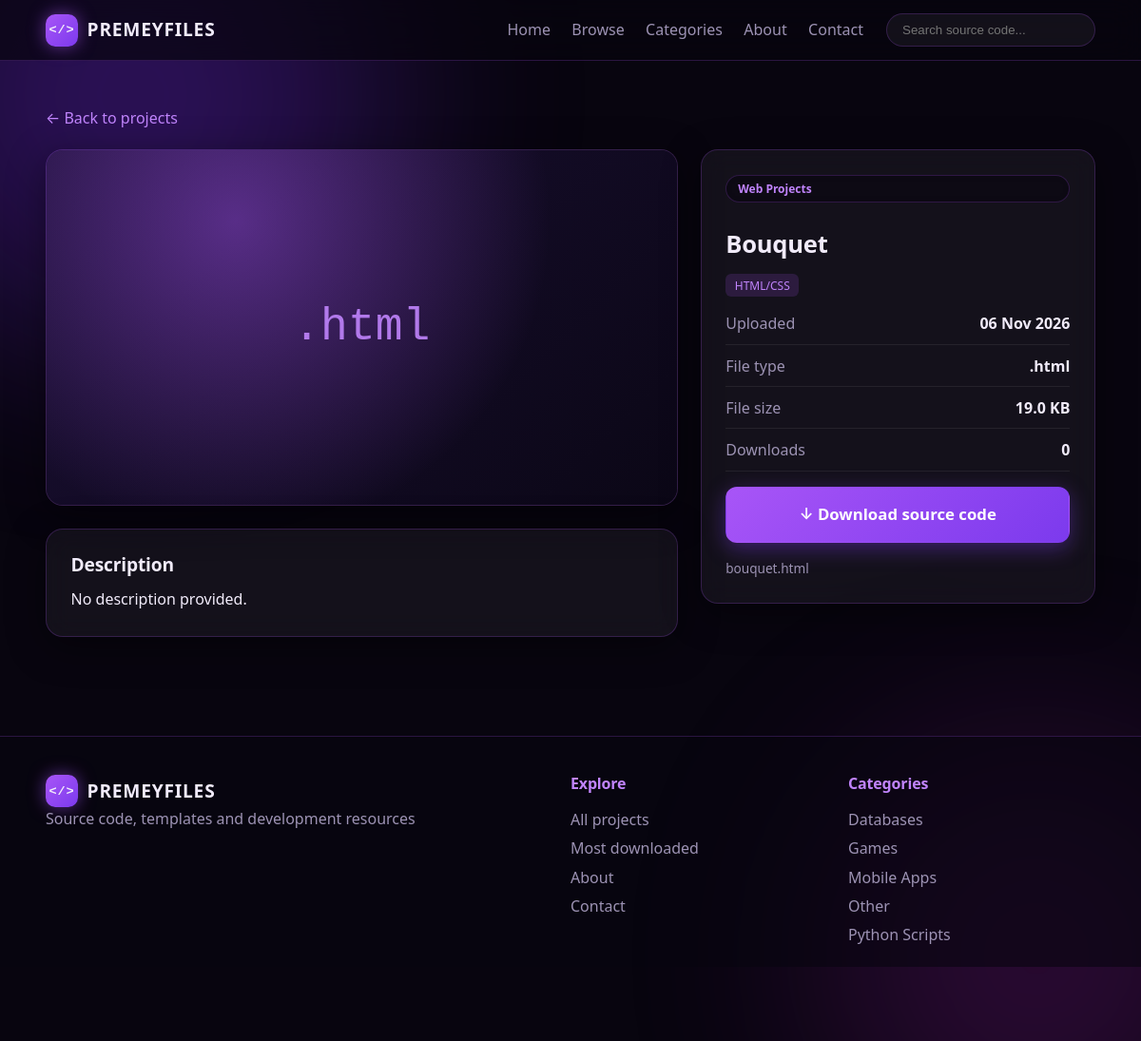
The app's page /project/1 with its own data.
### tables this page shows
CREATE TABLE settings (
    key   TEXT PRIMARY KEY,
    value TEXT NOT NULL DEFAULT ''
);

CREATE TABLE files (
    id            INTEGER PRIMARY KEY AUTOINCREMENT,
    project_id    INTEGER NOT NULL UNIQUE REFERENCES projects(id) ON DELETE CASCADE,
    stored_name   TEXT NOT NULL UNIQUE,
    original_name TEXT NOT NULL,
    extension     TEXT NOT NULL,
    size_bytes    INTEGER NOT NULL DEFAULT 0,
    uploaded_at   TEXT NOT NULL DEFAULT (datetime('now'))
);

CREATE TABLE projects (
    id             INTEGER PRIMARY KEY AUTOINCREMENT,
    title          TEXT NOT NULL,
    description    TEXT NOT NULL DEFAULT '',
    category_id    INTEGER REFERENCES categories(id) ON DELETE SET NULL,
    thumbnail      TEXT,
    download_count INTEGER NOT NULL DEFAULT 0,
    created_at     TEXT NOT NULL DEFAULT (datetime('now')),
    updated_at     TEXT NOT NULL DEFAULT (datetime('now'))
);

CREATE TABLE categories (
    id          INTEGER PRIMARY KEY AUTOINCREMENT,
    name        TEXT NOT NULL UNIQUE,
    description TEXT NOT NULL DEFAULT ''
);

### website/app.py (the view)
@app.route("/project/<int:project_id>")
def project_detail(project_id):
    project = utils.get_project(project_id)
    if not project:
        abort(404)
    related, _ = utils.search_projects(category_id=project["category_id"], limit=4) if project["category_id"] else ([], 0)
    related = [p for p in related if p["id"] != project_id][:3]
    return render_template("project.html", project=project, related=related)

### website/app.py (called while the page is built)
@app.context_processor
def inject_globals():
    settings = db.get_settings()
    return {
        "site": settings,
        "nav_categories": db.query("SELECT id, name FROM categories ORDER BY name"),
        "format_size": utils.format_size,
        "format_date": utils.format_date,
    }

@app.after_request
def security_headers(response):
    response.headers.setdefault("X-Content-Type-Options", "nosniff")
    response.headers.setdefault("X-Frame-Options", "DENY")
    response.headers.setdefault("Referrer-Policy", "same-origin")
    response.headers.setdefault(
        "Content-Security-Policy",
        "default-src 'self'; img-src 'self' data:; style-src 'self'; script-src 'self'; "
        "object-src 'none'; base-uri 'self'; form-action 'self'; frame-ancestors 'none'",
    )
    if request.path.startswith("/api/"):
        response.headers["Cache-Control"] = "no-store"
    return response

### website/database.py (called while the page is built)
def _connect():
    conn = sqlite3.connect(str(config.DATABASE_PATH), timeout=15)
    conn.row_factory = sqlite3.Row
    conn.execute("PRAGMA foreign_keys = ON")
    return conn

def get_db():
    if "db" not in g:
        g.db = _connect()
    return g.db

def query(sql, args=(), one=False):
    cur = get_db().execute(sql, args)
    rows = cur.fetchall()
    cur.close()
    if one:
        return rows[0] if rows else None
    return rows

def get_settings():
    return {row["key"]: row["value"] for row in query("SELECT key, value FROM settings")}

### website/utils.py (called while the page is built)
def project_to_dict(row):
    languages = []
    if row["language_data"]:
        for item in row["language_data"].split("|"):
            lang_id, _, name = item.partition(":")
            languages.append({"id": int(lang_id), "name": name})
    return {
        "id": row["id"],
        "title": row["title"],
        "description": row["description"],
        "category_id": row["category_id"],
        "category": row["category_name"] or "Uncategorized",
        "languages": languages,
        "thumbnail": row["thumbnail"],
        "file": {
            "original_name": row["original_name"],
            "extension": row["extension"],
            "size_bytes": row["size_bytes"] or 0,
        },
        "downloads": row["download_count"],
        "created_at": row["created_at"],
        "updated_at": row["updated_at"],
    }

def get_project(project_id):
    row = db.query(PROJECT_SELECT + " WHERE p.id = ?", (project_id,), one=True)
    return project_to_dict(row) if row else None

### website/templates/project.html (shortened to what this page needs)
{% extends "base.html" %}
{% from "_macros.html" import project_card with context %}
{% block content %}
<section class="section page-top">
  <div class="container">
    <a class="link back" href="{{ url_for('projects') }}">&larr; Back to projects</a>
    <div class="detail">
      <div class="detail-main">
        <div class="glass detail-image">
          {% if project.thumbnail %}
            <img src="{{ url_for('thumbnail', name=project.thumbnail) }}" alt="Preview of {{ project.title }}">
          {% else %}
            <div class="thumb-placeholder big"><span>.{{ project.file.extension or 'code' }}</span></div>
          {% endif %}
        </div>
        <div class="glass detail-text">
          <h2>Description</h2>
          <p class="prewrap">{{ project.description or 'No description provided.' }}</p>
        </div>
      </div>
      <aside class="glass detail-side">
        <span class="badge badge-cat static">{{ project.category }}</span>
        <h1>{{ project.title }}</h1>
        <div class="tags">
          {% for l in project.languages %}<span class="tag">{{ l.name }}</span>{% endfor %}
        </div>
        <dl class="facts">
          <div><dt>Uploaded</dt><dd>{{ format_date(project.created_at) }}</dd></div>
          <div><dt>File type</dt><dd>.{{ project.file.extension }}</dd></div>
          <div><dt>File size</dt><dd>{{ format_size(project.file.size_bytes) }}</dd></div>
          <div><dt>Downloads</dt><dd>{{ project.downloads }}</dd></div>
        </dl>
        <a class="btn btn-primary btn-block btn-lg" href="{{ url_for('download', project_id=project.id) }}">&darr; Download source code</a>
        <p class="muted small">{{ project.file.original_name }}</p>
      </aside>
    </div>
  </div>
</section>
{% endblock %}

### website/templates/base.html (shortened to what this page needs)
<!DOCTYPE html>
<html lang="en">
<head>
  <link rel="stylesheet" href="{{ url_for('static', filename='css/style.css') }}">
</head>
<body>
  <div class="bg-glow bg-glow-1"></div>
  <div class="bg-glow bg-glow-2"></div>
  <header class="site-header">
    <div class="container nav">
      <a class="logo" href="{{ url_for('home') }}"><span class="logo-mark">&lt;/&gt;</span>{{ site.site_name }}</a>
      <nav class="nav-links" id="navLinks">
        <a href="{{ url_for('home') }}">Home</a>
        <a href="{{ url_for('projects') }}">Browse</a>
        <a href="{{ url_for('home') }}#categories">Categories</a>
        <a href="{{ url_for('about') }}">About</a>
        <a href="{{ url_for('contact') }}">Contact</a>
      </nav>
      <form class="nav-search" action="{{ url_for('projects') }}" method="get" role="search">
        <input type="search" name="q" id="liveSearch" placeholder="Search source code..."
               autocomplete="off" maxlength="100" aria-label="Search">
      </form>
    </div>
  </header>
  <main>
    {% block content %}{% endblock %}
  </main>
  <footer class="site-footer">
    <div class="container footer-grid">
      <div>
        <a class="logo" href="{{ url_for('home') }}"><span class="logo-mark">&lt;/&gt;</span>{{ site.site_name }}</a>
        <p class="muted">{{ site.tagline }}</p>
      </div>
      <div>
        <h4>Explore</h4>
        <a href="{{ url_for('projects') }}">All projects</a>
        <a href="{{ url_for('projects', sort='popular') }}">Most downloaded</a>
        <a href="{{ url_for('about') }}">About</a>
        <a href="{{ url_for('contact') }}">Contact</a>
      </div>
      <div>
        <h4>Categories</h4>
        {% for c in nav_categories[:5] %}
          <a href="{{ url_for('projects', category=c.id) }}">{{ c.name }}</a>
        {% endfor %}
      </div>
    </div>
    <div class="container footer-bottom">
      <span>&copy; {{ site.site_name }}. {{ site.footer_text }}</span>
    </div>
  </footer>
</body>
</html>

### records on screen
settings: site_name "PREMEYFILES"
files: file "html", file.extension "html", size_bytes "19.0 KB", file.original_name "bouquet.html"
projects: description "No description provided.", title "Bouquet", created_at "06 Nov 2026"
categories: category "Web Projects"
settings: tagline "Source code, templates and development resources"
categories: name "Databases"
categories: name "Games"
categories: name "Mobile Apps"
categories: name "Other"
categories: name "Python Scripts"

### other values on screen
{{ l.name }} "HTML/CSS"
{{ project.downloads }} "0"
